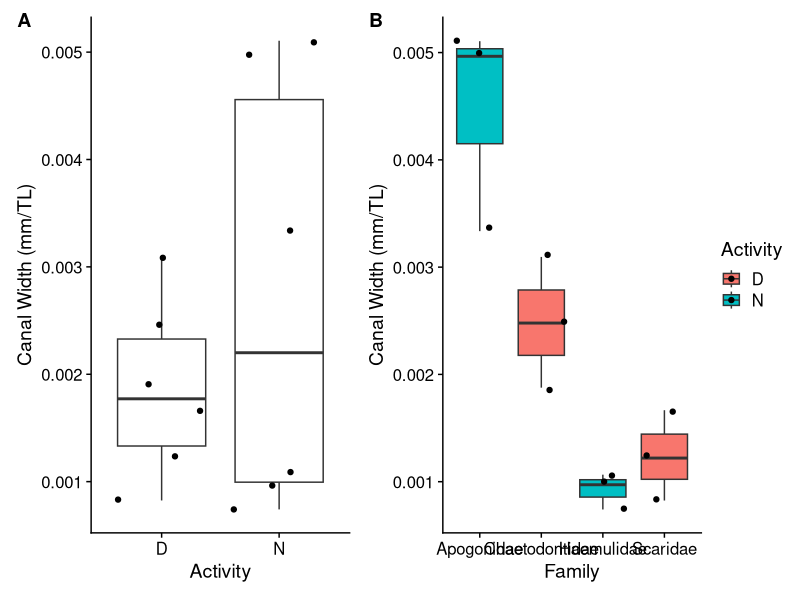
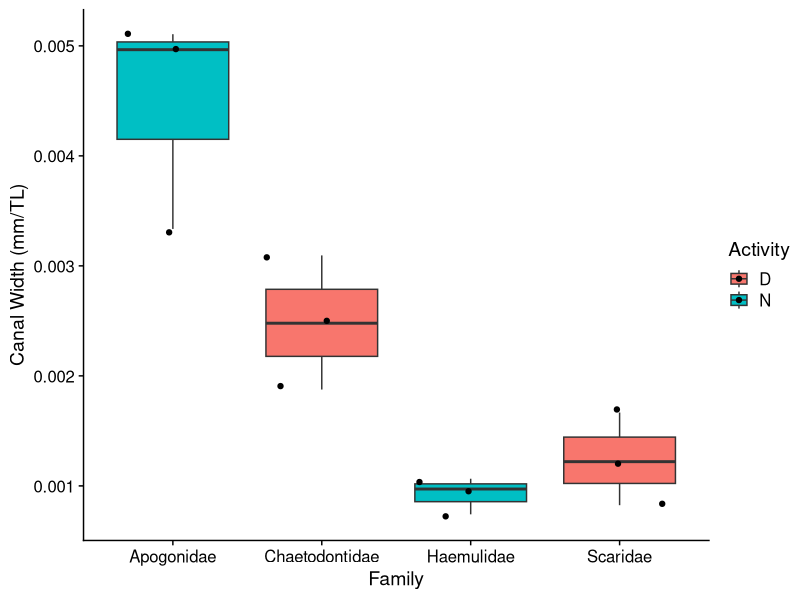
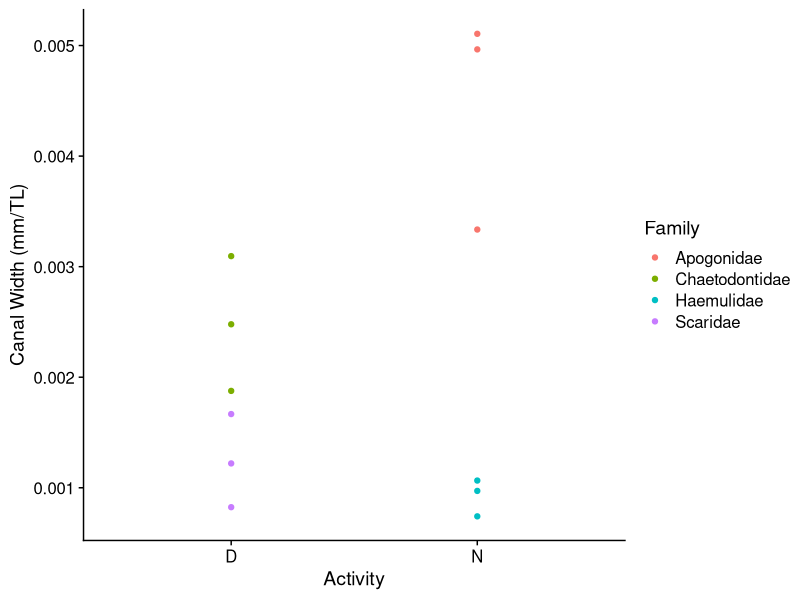
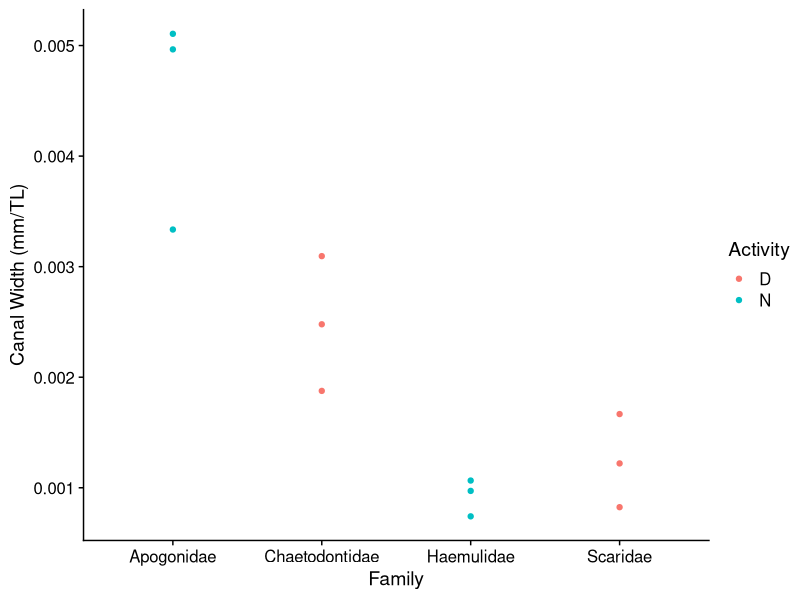
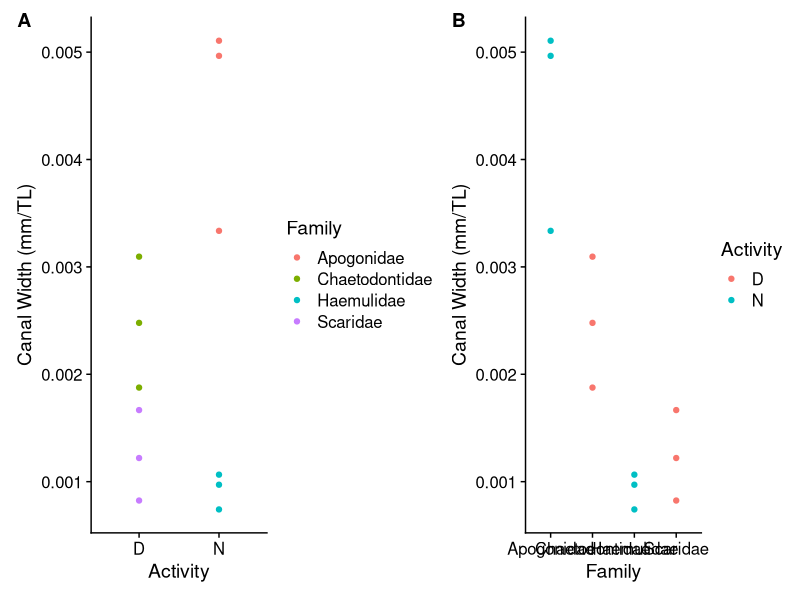
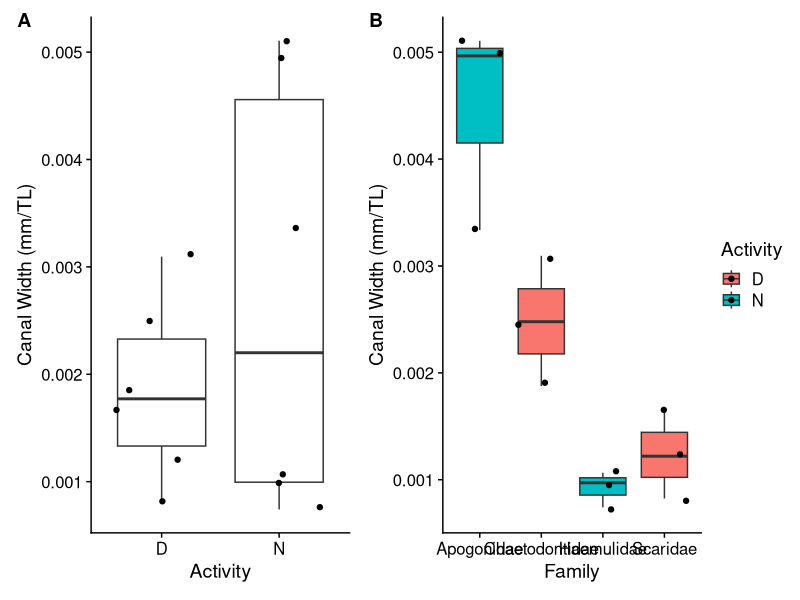
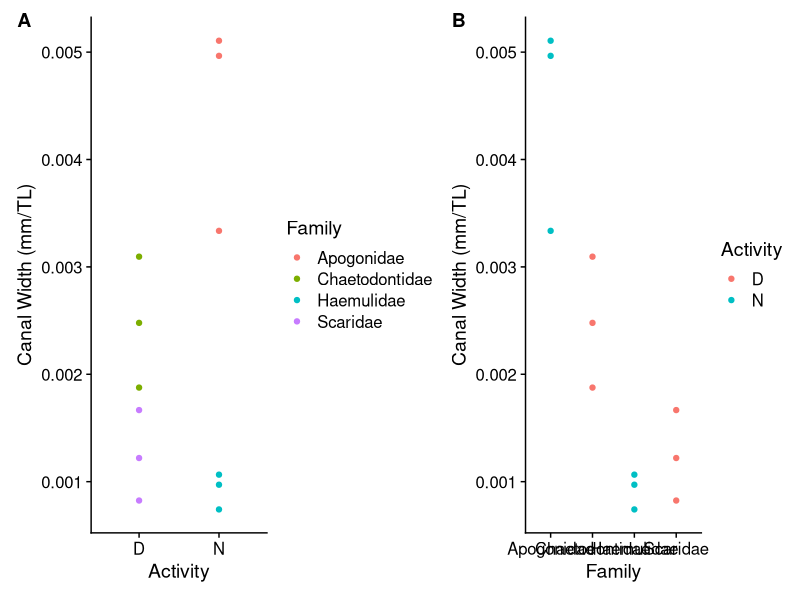

Write R code to recreate these figures, in order.
library(tidyverse)
library(cowplot)
library(patchwork)
setwd("C:/Users/Melanie/Downloads")
morph <- read_csv("LL.Morph.csv")
activity <- read_csv("LL.Activity.csv")
combined <- inner_join(morph, activity)
figA <- ggplot(data = combined) + aes(x = Activity, y = Norm.C.Width) + geom_boxplot() +  geom_jitter() + labs(y= "Canal Width (mm/TL)") +  theme_cowplot()
figB <- ggplot(data = combined) + aes(x = Family, y = Norm.C.Width, fill = Activity) +  geom_boxplot() +  geom_jitter() + labs(y= "Canal Width (mm/TL)") + theme_cowplot()
fig1 <-figA + figB + plot_annotation(tag_levels = 'A')
ggsave("LL_fig1.jpg", fig1, width = 12, height = 8)
fig1
figB

figc <- ggplot(data = combined) + aes(x = Activity, y = Norm.C.Width, color = Family) +  geom_point() + labs(y= "Canal Width (mm/TL)") +  theme_cowplot()
figc
figd <- ggplot(data = combined) + aes(x = Family, y = Norm.C.Width, color = Activity) + geom_point() + labs(y= "Canal Width (mm/TL)") + theme_cowplot()
figd
fig2 <-figc + figd + plot_annotation(tag_levels = 'A')
fig2
ggsave("LL_fig2.jpg", fig2, width = 12, height = 8)
